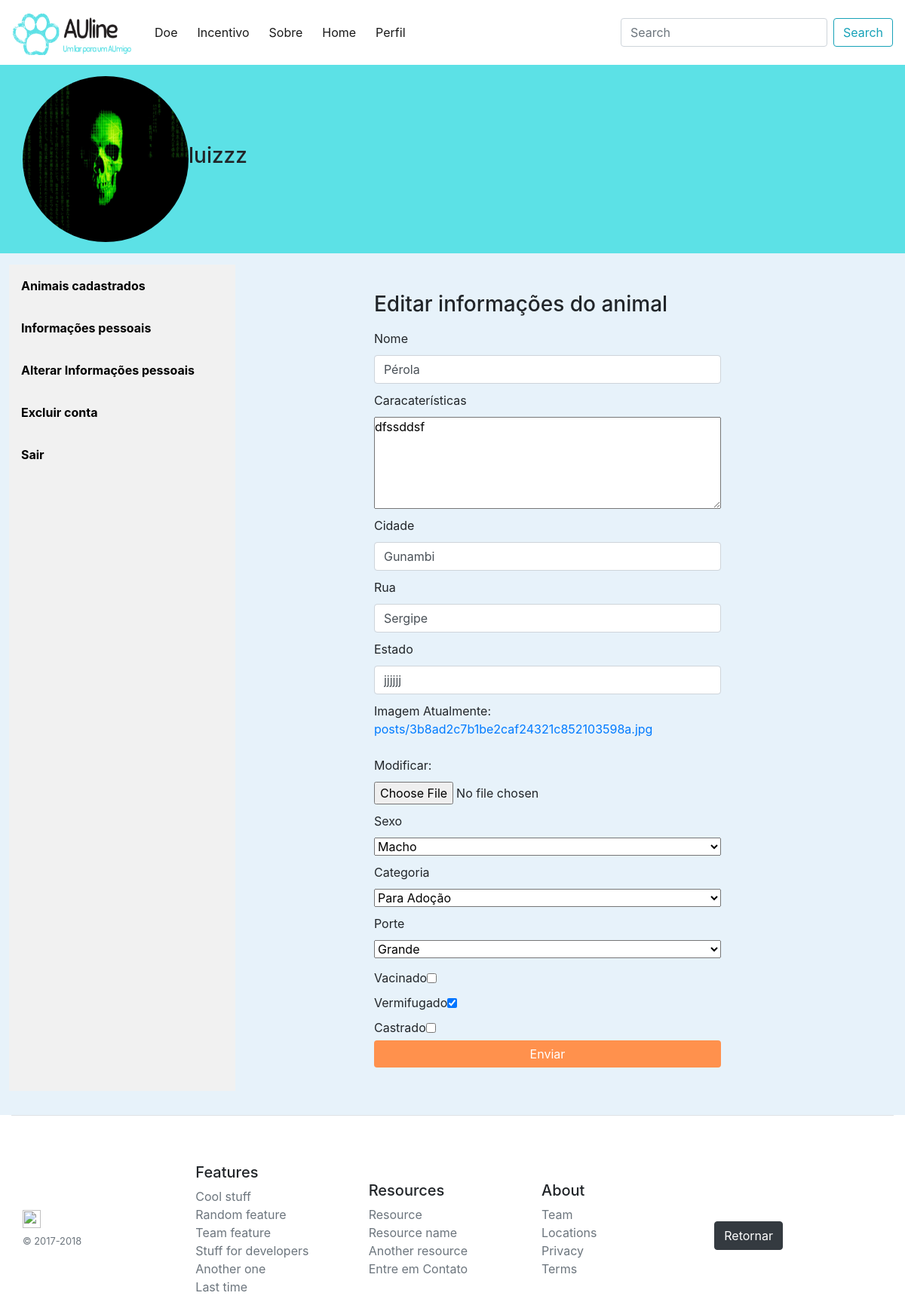
The page /perfil/editar-animal/15/ (signed in) on the database its author committed.
### users/models.py (models this page shows, shortened)
class Perfil(models.Model):
    user = models.OneToOneField(User, on_delete=models.CASCADE)
    data_de_nascimento = models.DateField('Data de nascimento', max_length=10)
    telefone = models.CharField('Telefone para contato', max_length=15)
    foto = models.ImageField('Foto de Perfil', upload_to='perfil', default='perfil/unknow.png')
    estado_usuario = models.CharField('Estado', max_length=50)
    cidade_usuario = models.CharField('Cidade', max_length=50, blank=True)
    rua_usuario = models.CharField('Rua', max_length=70, blank=True)

### publicacoes/models.py (models this page shows, shortened)
class Animal(models.Model):
    ESTADOS = (
        ('P', 'Perdido'),
        ('PA', 'Para Adoção'),
        ('E', 'Encontrado'),
    )
    SEXO = (
        ('F', 'Fêmea'),
        ('M', 'Macho'),
    )
    PORTE = (
        ('PE', 'Pequeno'),
        ('ME', 'Médio'),
        ('GR', 'Grande'),
    )
    nome = models.CharField('Nome', max_length=50)
    caracteristicas = models.TextField('Caracaterísticas')
    data_pub = models.DateTimeField('Data de Publicação', auto_now=True)
    imagem = models.ImageField('Imagem', upload_to='posts')
    categoria = models.CharField('Categoria', max_length=15, choices=ESTADOS, blank=True)
    sexo = models.CharField('Sexo', max_length=8, choices=SEXO, blank=True)
    porte = models.CharField('Porte', max_length=8, choices=PORTE, blank=True)
    usuario = models.ForeignKey(User, on_delete=models.CASCADE)
    vacinado = models.BooleanField('Vacinado', blank=True)
    vermifugado = models.BooleanField('Vermifugado', blank=True)
    castrado = models.BooleanField('Castrado', blank=True)
    estado = models.CharField('Estado', max_length=50)
    cidade = models.CharField('Cidade', max_length=50)
    rua = models.CharField('Rua', max_length=70)
    class Meta:
        ordering = ('-data_pub', )

### perfis/views.py (the view)
# urls.py: path('editar-animal/<int:id_animal>/', editar_animal, name='editar-animal'),
@login_required
def editar_animal(request, id_animal):
    animal = Animal.objects.get(id=id_animal)
    usuario = User.objects.get(id=request.user.id)
    perfil_usuario = Perfil.objects.get(user=request.user.id)
    form = AnimalForm(request.POST or None, request.FILES or None,
                    instance=animal)
    if request.user == animal.usuario:
        contexto = {
            'usuario':usuario,
            'perfil_usuario':perfil_usuario,
            'form':form,
        }
        if request.method == 'POST':
            if form.is_valid():
                edit = form.save(commit=False)
                edit.save()
                return redirect('animais')
        return render(request, 'editar-animal.html', contexto)
    else:
        return redirect('animais')

### publicacoes/forms.py
class AnimalForm(ModelForm):
    class Meta:
        model = Animal
        fields = ['nome', 'caracteristicas', 'imagem', 'sexo', 'vacinado', 'vermifugado',
        'categoria', 'castrado', 'cidade', 'rua', 'porte', 'estado']
        widgets = {
            'nome': forms.TextInput(attrs={'class':'form-control'}),
            'caracteristicas': forms.Textarea(attrs={"rows":5, "cols":20}),
            'cidade': forms.TextInput(attrs={'class':'form-control', 'placeholder':'Cidade atual do animal'}),
            'rua': forms.TextInput(attrs={'class':'form-control', 'placeholder':'Rua onde foi visto pela última vez'}),
            'estado': forms.TextInput(attrs={'class':'form-control', 'placeholder':'Estado atual do animal'}),
        }

### templates/editar-animal.html (shortened to what this page needs)
{% extends 'base.html' %}
{% load static %}
{% block conteudo %}
    <div class="profilebar">
        <img src="../../../media/{{perfil_usuario.foto}}" alt="{{usuario.username}}" class="img-profile">
        <h3>{{usuario.username}}</h3>
    </div>
    <div class="content">
        <div class="row-profile">
          <div class="sidebar">
            <a href="{% url 'animais'%}">Animais cadastrados</a>
            <a href="{% url 'informacoes-pessoais'%}">Informações pessoais</a>
            <a href="{% url 'alterar-informacoes' usuario.id %}">Alterar Informações pessoais</a>
            <a href="{% url 'excluir-conta' usuario.id %}">Excluir conta</a>
            <a href="{% url 'logout' %}">Sair</a>
          </div>
          <div class="content-profile">
            <div class="container">
                <div class="row justify-content-lg-center">
                  <form method="post" class="form-profile" enctype='multipart/form-data'>
                    <h1 class="h3 mb-3 "> Editar informações do animal </h1>
                    {{form.nome.label}}
                    {{form.nome}}
                    {{form.caracteristicas.label}}
                    {{form.caracteristicas}}
                    {{form.cidade.label}}
                    {{form.cidade}}
                    {{form.rua.label}}
                    {{form.rua}}
                    {{form.estado.label}}
                    {{form.estado}}
                    {{form.imagem.label}}
                    {{form.imagem}}
                    {{form.sexo.label}}
                    {{form.sexo}}
                    {{form.categoria.label}}
                    {{form.categoria}}
                    {{form.porte.label}}
                    {{form.porte}}
                    <div class="form-checkbox">
                        {{form.vacinado.label}}
                        {{form.vacinado}}
                    </div>
                    <div class="form-checkbox">
                        {{form.vermifugado.label}}
                        {{form.vermifugado}}
                    </div>
                    <div class="form-checkbox">
                        {{form.castrado.label}}
                        {{form.castrado}}
                    </div>
                    <button type='submit' class="btn btn-primary"> Enviar </button>
                  </form>
                </div>
              </div>
          </div>
        </div>
        </div>
{% endblock conteudo %}

### static/css/style.css (style rules this page uses)
body { background-color: #E7F2FA; }
* { margin:0; padding: 0; box-sizing: border-box }
.btn-primary { background-color: #ff914d; border: 0px; }
.form-checkbox { display: flex; justify-content: start; align-items: center; }
.profilebar { background-color: #5ce1e6; width: 100%; height: 250px; display: flex; justify-content: start; align-items: center; }
.img-profile { border-radius: 200px; height: 220px; width: 220px; margin-left: 30px; }
.sidebar { margin: 0; padding: 0; width: 30%; min-width:250px; max-width: 300px; background-color: #f1f1f1; overflow: auto; }
.sidebar a { display: block; color: black; padding: 16px; text-decoration: none; font-weight: 700; width: 100%; }
.content-profile { margin-left: 10px; padding: 1px 16px; width: 70%; display: flex; flex-direction: row; flex-wrap: wrap; }
.content { width: 100%; display:flex; justify-content: center; }
.row { margin: 0; justify-content: center; margin-top: 15px; align-items: center; width: 98%; }
.row-profile { display: flex; margin: 0; justify-content: flex-start; flex-direction: row; margin-top: 15px; width: 98%; }
.form-profile { display: flex; flex-direction: column; padding: 20px; border-radius: 10px; width: 60%; max-width: 800px; min-width: 500px; margin-bottom:10px; }
.form-profile input, .form-profile textarea, .form-profile select { margin: 10px 0px 10px 0px; }

### rows shown on the page
Perfil: foto (picture)
Animal: nome "Pérola", caracteristicas "dfssddsf", cidade "Gunambi", rua "Sergipe", estado "jjjjjj", sexo "Macho", categoria "Para Adoção", porte "Grande", vermifugado "☑"

### other values the page prints
{{ usuario.username }} "luizzz"
